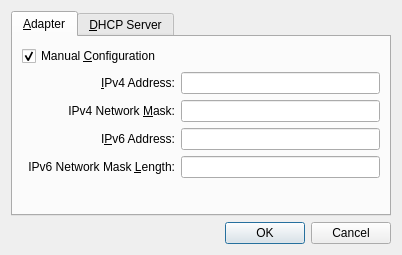
<ui version="4.0" >
 <comment>
 VBox frontends: Qt4 GUI ("VirtualBox"):

     Copyright (C) 2009 Oracle Corporation

     This file is part of VirtualBox Open Source Edition (OSE), as
     available from http://www.virtualbox.org. This file is free software;
     you can redistribute it and/or modify it under the terms of the GNU
     General Public License (GPL) as published by the Free Software
     Foundation, in version 2 as it comes in the "COPYING" file of the
     VirtualBox OSE distribution. VirtualBox OSE is distributed in the
     hope that it will be useful, but WITHOUT ANY WARRANTY of any kind.
 </comment>
 <class>VBoxGLSettingsNetworkDetails</class>
 <widget class="QWidget" name="VBoxGLSettingsNetworkDetails" >
  <property name="geometry" >
   <rect>
    <x>0</x>
    <y>0</y>
    <width>402</width>
    <height>255</height>
   </rect>
  </property>
  <property name="windowTitle" >
   <string>Host-only Network Details</string>
  </property>
  <layout class="QVBoxLayout" >
   <item>
    <widget class="QTabWidget" name="mTwDetails" >
     <property name="sizePolicy" >
      <sizepolicy vsizetype="Expanding" hsizetype="Preferred" >
       <horstretch>0</horstretch>
       <verstretch>0</verstretch>
      </sizepolicy>
     </property>
     <property name="currentIndex" >
      <number>0</number>
     </property>
     <widget class="QWidget" name="mTabInterface" >
      <attribute name="title" >
       <string>&amp;Adapter</string>
      </attribute>
      <layout class="QGridLayout" >
       <item row="0" column="0" colspan="3" >
        <widget class="QCheckBox" name="mCbManual" >
         <property name="text" >
          <string>Manual &amp;Configuration</string>
         </property>
         <property name="checked" >
          <bool>true</bool>
         </property>
         <property name="toolTip" >
          <string>Use manual configuration for this host-only network adapter.</string>
         </property>
        </widget>
       </item>
       <item row="1" column="1" >
        <widget class="QLabel" name="mLbIPv4" >
         <property name="text" >
          <string>&amp;IPv4 Address:</string>
         </property>
         <property name="alignment" >
          <set>Qt::AlignRight|Qt::AlignTrailing|Qt::AlignVCenter</set>
         </property>
         <property name="buddy" >
          <cstring>mLeIPv4</cstring>
         </property>
        </widget>
       </item>
       <item row="1" column="2" >
        <widget class="QILineEdit" name="mLeIPv4" >
         <property name="sizePolicy" >
          <sizepolicy vsizetype="Fixed" hsizetype="Expanding" >
           <horstretch>0</horstretch>
           <verstretch>0</verstretch>
          </sizepolicy>
         </property>
         <property name="toolTip" >
          <string>Displays the host IPv4 address for this adapter.</string>
         </property>
        </widget>
       </item>
       <item row="2" column="1" >
        <widget class="QLabel" name="mLbNMv4" >
         <property name="text" >
          <string>IPv4 Network &amp;Mask:</string>
         </property>
         <property name="alignment" >
          <set>Qt::AlignRight|Qt::AlignTrailing|Qt::AlignVCenter</set>
         </property>
         <property name="buddy" >
          <cstring>mLeNMv4</cstring>
         </property>
        </widget>
       </item>
       <item row="2" column="2" >
        <widget class="QILineEdit" name="mLeNMv4" >
         <property name="sizePolicy" >
          <sizepolicy vsizetype="Fixed" hsizetype="Expanding" >
           <horstretch>0</horstretch>
           <verstretch>0</verstretch>
          </sizepolicy>
         </property>
         <property name="toolTip" >
          <string>Displays the host IPv4 network mask for this adapter.</string>
         </property>
        </widget>
       </item>
       <item row="3" column="1" >
        <widget class="QLabel" name="mLbIPv6" >
         <property name="text" >
          <string>I&amp;Pv6 Address:</string>
         </property>
         <property name="alignment" >
          <set>Qt::AlignRight|Qt::AlignTrailing|Qt::AlignVCenter</set>
         </property>
         <property name="buddy" >
          <cstring>mLeIPv6</cstring>
         </property>
        </widget>
       </item>
       <item row="3" column="2" >
        <widget class="QILineEdit" name="mLeIPv6" >
         <property name="sizePolicy" >
          <sizepolicy vsizetype="Fixed" hsizetype="Expanding" >
           <horstretch>0</horstretch>
           <verstretch>0</verstretch>
          </sizepolicy>
         </property>
         <property name="toolTip" >
          <string>Displays the host IPv6 address for this adapter if IPv6 is supported.</string>
         </property>
        </widget>
       </item>
       <item row="4" column="1" >
        <widget class="QLabel" name="mLbNMv6" >
         <property name="text" >
          <string>IPv6 Network Mask &amp;Length:</string>
         </property>
         <property name="alignment" >
          <set>Qt::AlignRight|Qt::AlignTrailing|Qt::AlignVCenter</set>
         </property>
         <property name="buddy" >
          <cstring>mLeNMv6</cstring>
         </property>
        </widget>
       </item>
       <item row="4" column="2" >
        <widget class="QILineEdit" name="mLeNMv6" >
         <property name="sizePolicy" >
          <sizepolicy vsizetype="Fixed" hsizetype="Expanding" >
           <horstretch>0</horstretch>
           <verstretch>0</verstretch>
          </sizepolicy>
         </property>
         <property name="toolTip" >
          <string>Displays the host IPv6 network mask prefix length for this adapter if IPv6 is supported.</string>
         </property>
        </widget>
       </item>
       <item row="5" column="0" colspan="3" >
        <spacer name="verticalSpacer1" >
         <property name="orientation" >
          <enum>Qt::Vertical</enum>
         </property>
         <property name="sizeHint" stdset="0" >
          <size>
           <width>0</width>
           <height>0</height>
          </size>
         </property>
        </spacer>
       </item>
      </layout>
     </widget>
     <widget class="QWidget" name="mTabDhcpServer" >
      <attribute name="title" >
       <string>&amp;DHCP Server</string>
      </attribute>
      <layout class="QGridLayout" >
       <item row="0" column="0" colspan="3" >
        <widget class="QCheckBox" name="mCbDhcpServerEnabled" >
         <property name="text" >
          <string>&amp;Enable Server</string>
         </property>
         <property name="toolTip" >
          <string>Indicates whether the DHCP Server is enabled on machine startup or not.</string>
         </property>
        </widget>
       </item>
       <item row="1" column="1" >
        <widget class="QLabel" name="mLbDhcpAddress" >
         <property name="text" >
          <string>Server Add&amp;ress:</string>
         </property>
         <property name="alignment" >
          <set>Qt::AlignRight|Qt::AlignTrailing|Qt::AlignVCenter</set>
         </property>
         <property name="buddy" >
          <cstring>mLeDhcpAddress</cstring>
         </property>
        </widget>
       </item>
       <item row="1" column="2" >
        <widget class="QILineEdit" name="mLeDhcpAddress" >
         <property name="sizePolicy" >
          <sizepolicy vsizetype="Fixed" hsizetype="Expanding" >
           <horstretch>0</horstretch>
           <verstretch>0</verstretch>
          </sizepolicy>
         </property>
         <property name="toolTip" >
          <string>Displays the address of the DHCP server servicing the network associated with this host-only adapter.</string>
         </property>
        </widget>
       </item>
       <item row="2" column="1" >
        <widget class="QLabel" name="mLbDhcpMask" >
         <property name="text" >
          <string>Server &amp;Mask:</string>
         </property>
         <property name="alignment" >
          <set>Qt::AlignRight|Qt::AlignTrailing|Qt::AlignVCenter</set>
         </property>
         <property name="buddy" >
          <cstring>mLeDhcpMask</cstring>
         </property>
        </widget>
       </item>
       <item row="2" column="2" >
        <widget class="QILineEdit" name="mLeDhcpMask" >
         <property name="sizePolicy" >
          <sizepolicy vsizetype="Fixed" hsizetype="Expanding" >
           <horstretch>0</horstretch>
           <verstretch>0</verstretch>
          </sizepolicy>
         </property>
         <property name="toolTip" >
          <string>Displays the network mask of the DHCP server servicing the network associated with this host-only adapter.</string>
         </property>
        </widget>
       </item>
       <item row="3" column="1" >
        <widget class="QLabel" name="mLbDhcpLowerAddress" >
         <property name="text" >
          <string>&amp;Lower Address Bound:</string>
         </property>
         <property name="alignment" >
          <set>Qt::AlignRight|Qt::AlignTrailing|Qt::AlignVCenter</set>
         </property>
         <property name="buddy" >
          <cstring>mLeDhcpLowerAddress</cstring>
         </property>
        </widget>
       </item>
       <item row="3" column="2" >
        <widget class="QILineEdit" name="mLeDhcpLowerAddress" >
         <property name="sizePolicy" >
          <sizepolicy vsizetype="Fixed" hsizetype="Expanding" >
           <horstretch>0</horstretch>
           <verstretch>0</verstretch>
          </sizepolicy>
         </property>
         <property name="toolTip" >
          <string>Displays the lower address bound offered by the DHCP server servicing the network associated with this host-only adapter.</string>
         </property>
        </widget>
       </item>
       <item row="4" column="1" >
        <widget class="QLabel" name="mLbDhcpUpperAddress" >
         <property name="text" >
          <string>&amp;Upper Address Bound:</string>
         </property>
         <property name="alignment" >
          <set>Qt::AlignRight|Qt::AlignTrailing|Qt::AlignVCenter</set>
         </property>
         <property name="buddy" >
          <cstring>mLeDhcpUpperAddress</cstring>
         </property>
        </widget>
       </item>
       <item row="4" column="2" >
        <widget class="QILineEdit" name="mLeDhcpUpperAddress" >
         <property name="sizePolicy" >
          <sizepolicy vsizetype="Fixed" hsizetype="Expanding" >
           <horstretch>0</horstretch>
           <verstretch>0</verstretch>
          </sizepolicy>
         </property>
         <property name="toolTip" >
          <string>Displays the upper address bound offered by the DHCP server servicing the network associated with this host-only adapter.</string>
         </property>
        </widget>
       </item>
       <item row="5" column="0" colspan="3" >
        <spacer name="verticalSpacer2" >
         <property name="orientation" >
          <enum>Qt::Vertical</enum>
         </property>
         <property name="sizeHint" stdset="0" >
          <size>
           <width>0</width>
           <height>0</height>
          </size>
         </property>
        </spacer>
       </item>
      </layout>
     </widget>
    </widget>
   </item>
   <item>
    <widget class="QIDialogButtonBox" name="mButtonBox" >
     <property name="standardButtons" >
      <set>QDialogButtonBox::Cancel|QDialogButtonBox::NoButton|QDialogButtonBox::Ok</set>
     </property>
    </widget>
   </item>
  </layout>
 </widget>
 <customwidgets>
  <customwidget>
   <class>QILineEdit</class>
   <extends>QLineEdit</extends>
   <header>QILineEdit.h</header>
  </customwidget>
  <customwidget>
   <class>QIDialogButtonBox</class>
   <extends>QDialogButtonBox</extends>
   <header>QIDialogButtonBox.h</header>
  </customwidget>
 </customwidgets>
 <resources/>
 <connections>
  <connection>
   <sender>mButtonBox</sender>
   <signal>accepted()</signal>
   <receiver>VBoxGLSettingsNetworkDetails</receiver>
   <slot>accept()</slot>
   <hints>
    <hint type="sourcelabel" >
     <x>162</x>
     <y>339</y>
    </hint>
    <hint type="destinationlabel" >
     <x>162</x>
     <y>179</y>
    </hint>
   </hints>
  </connection>
  <connection>
   <sender>mButtonBox</sender>
   <signal>rejected()</signal>
   <receiver>VBoxGLSettingsNetworkDetails</receiver>
   <slot>reject()</slot>
   <hints>
    <hint type="sourcelabel" >
     <x>162</x>
     <y>339</y>
    </hint>
    <hint type="destinationlabel" >
     <x>162</x>
     <y>179</y>
    </hint>
   </hints>
  </connection>
 </connections>
</ui>
